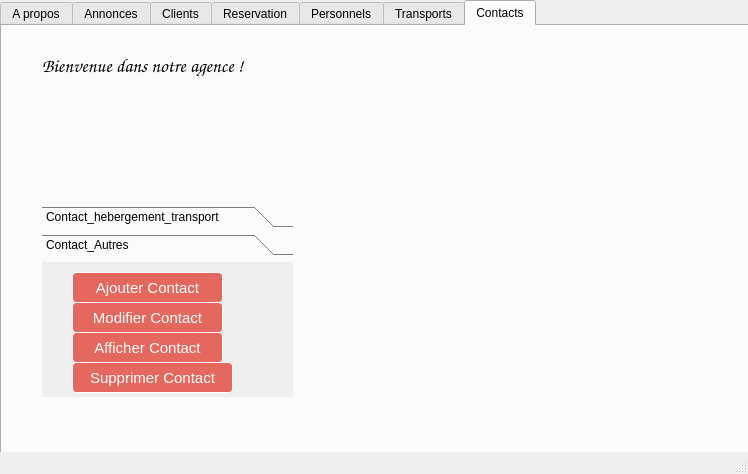
<?xml version="1.0" encoding="UTF-8"?>
<ui version="4.0">
 <class>Gerercontact</class>
 <widget class="QMainWindow" name="Gerercontact">
  <property name="geometry">
   <rect>
    <x>0</x>
    <y>0</y>
    <width>748</width>
    <height>474</height>
   </rect>
  </property>
  <property name="windowTitle">
   <string>Gerercontact</string>
  </property>
  <widget class="QWidget" name="centralwidget">
   <widget class="QTabWidget" name="tabWidget">
    <property name="geometry">
     <rect>
      <x>0</x>
      <y>0</y>
      <width>751</width>
      <height>461</height>
     </rect>
    </property>
    <property name="currentIndex">
     <number>6</number>
    </property>
    <widget class="QWidget" name="Apropos">
     <attribute name="title">
      <string>A propos</string>
     </attribute>
    </widget>
    <widget class="QWidget" name="Annonces">
     <attribute name="title">
      <string>Annonces</string>
     </attribute>
    </widget>
    <widget class="QWidget" name="Clients">
     <attribute name="title">
      <string>Clients</string>
     </attribute>
    </widget>
    <widget class="QWidget" name="Reservation">
     <attribute name="title">
      <string>Reservation</string>
     </attribute>
    </widget>
    <widget class="QWidget" name="Personnels">
     <attribute name="title">
      <string>Personnels</string>
     </attribute>
    </widget>
    <widget class="QWidget" name="Transports">
     <attribute name="title">
      <string>Transports</string>
     </attribute>
    </widget>
    <widget class="QWidget" name="Contacts">
     <attribute name="title">
      <string>Contacts</string>
     </attribute>
     <widget class="QLabel" name="label">
      <property name="geometry">
       <rect>
        <x>-4</x>
        <y>2</y>
        <width>751</width>
        <height>431</height>
       </rect>
      </property>
      <property name="text">
       <string/>
      </property>
      <property name="pixmap">
       <pixmap>../../Desktop/ffffffffffff.png</pixmap>
      </property>
     </widget>
     <widget class="QToolBox" name="toolBox">
      <property name="geometry">
       <rect>
        <x>40</x>
        <y>180</y>
        <width>251</width>
        <height>191</height>
       </rect>
      </property>
      <property name="currentIndex">
       <number>1</number>
      </property>
      <widget class="QWidget" name="Contact_hebergement_transport">
       <property name="geometry">
        <rect>
         <x>0</x>
         <y>0</y>
         <width>98</width>
         <height>28</height>
        </rect>
       </property>
       <attribute name="label">
        <string>Contact_hebergement_transport</string>
       </attribute>
       <widget class="QPushButton" name="pushButton">
        <property name="geometry">
         <rect>
          <x>30</x>
          <y>10</y>
          <width>141</width>
          <height>31</height>
         </rect>
        </property>
        <property name="styleSheet">
         <string notr="true">
	box-shadow:inset 0px 39px 0px -24px #e67a73;
	background-color:#e4685d;
	border-radius:4px;
	border:1px solid #ffffff;
	display:inline-block;
	cursor:pointer;
	color:#ffffff;
	font-family:Arial;
	font-size:15px;
	padding:6px 15px;
	text-decoration:none;
	text-shadow:0px 1px 0px #b23e35;

</string>
        </property>
        <property name="text">
         <string>Ajouter Contact</string>
        </property>
       </widget>
       <widget class="QPushButton" name="pushButton_2">
        <property name="geometry">
         <rect>
          <x>30</x>
          <y>40</y>
          <width>141</width>
          <height>31</height>
         </rect>
        </property>
        <property name="styleSheet">
         <string notr="true">
	box-shadow:inset 0px 39px 0px -24px #e67a73;
	background-color:#e4685d;
	border-radius:4px;
	border:1px solid #ffffff;
	display:inline-block;
	cursor:pointer;
	color:#ffffff;
	font-family:Arial;
	font-size:15px;
	padding:6px 15px;
	text-decoration:none;
	text-shadow:0px 1px 0px #b23e35;

</string>
        </property>
        <property name="text">
         <string>Modifier Contact</string>
        </property>
       </widget>
       <widget class="QPushButton" name="pushButton_3">
        <property name="geometry">
         <rect>
          <x>30</x>
          <y>70</y>
          <width>141</width>
          <height>31</height>
         </rect>
        </property>
        <property name="styleSheet">
         <string notr="true">
	box-shadow:inset 0px 39px 0px -24px #e67a73;
	background-color:#e4685d;
	border-radius:4px;
	border:1px solid #ffffff;
	display:inline-block;
	cursor:pointer;
	color:#ffffff;
	font-family:Arial;
	font-size:15px;
	padding:6px 15px;
	text-decoration:none;
	text-shadow:0px 1px 0px #b23e35;

</string>
        </property>
        <property name="text">
         <string>Afficher Contact</string>
        </property>
       </widget>
       <widget class="QPushButton" name="pushButton_4">
        <property name="geometry">
         <rect>
          <x>30</x>
          <y>100</y>
          <width>161</width>
          <height>41</height>
         </rect>
        </property>
        <property name="styleSheet">
         <string notr="true">
	box-shadow:inset 0px 39px 0px -24px #e67a73;
	background-color:#e4685d;
	border-radius:4px;
	border:1px solid #ffffff;
	display:inline-block;
	cursor:pointer;
	color:#ffffff;
	font-family:Arial;
	font-size:15px;
	padding:6px 15px;
	text-decoration:none;
	text-shadow:0px 1px 0px #b23e35;

</string>
        </property>
        <property name="text">
         <string>Supprimer Contact</string>
        </property>
       </widget>
      </widget>
      <widget class="QWidget" name="Contact_Autres">
       <property name="geometry">
        <rect>
         <x>0</x>
         <y>0</y>
         <width>251</width>
         <height>137</height>
        </rect>
       </property>
       <attribute name="label">
        <string>Contact_Autres</string>
       </attribute>
       <widget class="QPushButton" name="pushButton_5">
        <property name="geometry">
         <rect>
          <x>30</x>
          <y>10</y>
          <width>151</width>
          <height>31</height>
         </rect>
        </property>
        <property name="styleSheet">
         <string notr="true">
	box-shadow:inset 0px 39px 0px -24px #e67a73;
	background-color:#e4685d;
	border-radius:4px;
	border:1px solid #ffffff;
	display:inline-block;
	cursor:pointer;
	color:#ffffff;
	font-family:Arial;
	font-size:15px;
	padding:6px 15px;
	text-decoration:none;
	text-shadow:0px 1px 0px #b23e35;

</string>
        </property>
        <property name="text">
         <string>Ajouter Contact</string>
        </property>
       </widget>
       <widget class="QPushButton" name="pushButton_6">
        <property name="geometry">
         <rect>
          <x>30</x>
          <y>40</y>
          <width>151</width>
          <height>31</height>
         </rect>
        </property>
        <property name="styleSheet">
         <string notr="true">
	box-shadow:inset 0px 39px 0px -24px #e67a73;
	background-color:#e4685d;
	border-radius:4px;
	border:1px solid #ffffff;
	display:inline-block;
	cursor:pointer;
	color:#ffffff;
	font-family:Arial;
	font-size:15px;
	padding:6px 15px;
	text-decoration:none;
	text-shadow:0px 1px 0px #b23e35;

</string>
        </property>
        <property name="text">
         <string>Modifier Contact</string>
        </property>
       </widget>
       <widget class="QPushButton" name="pushButton_7">
        <property name="geometry">
         <rect>
          <x>30</x>
          <y>70</y>
          <width>151</width>
          <height>31</height>
         </rect>
        </property>
        <property name="styleSheet">
         <string notr="true">
	box-shadow:inset 0px 39px 0px -24px #e67a73;
	background-color:#e4685d;
	border-radius:4px;
	border:1px solid #ffffff;
	display:inline-block;
	cursor:pointer;
	color:#ffffff;
	font-family:Arial;
	font-size:15px;
	padding:6px 15px;
	text-decoration:none;
	text-shadow:0px 1px 0px #b23e35;

</string>
        </property>
        <property name="text">
         <string>Afficher Contact</string>
        </property>
       </widget>
       <widget class="QPushButton" name="pushButton_8">
        <property name="geometry">
         <rect>
          <x>30</x>
          <y>100</y>
          <width>161</width>
          <height>31</height>
         </rect>
        </property>
        <property name="styleSheet">
         <string notr="true">
	box-shadow:inset 0px 39px 0px -24px #e67a73;
	background-color:#e4685d;
	border-radius:4px;
	border:1px solid #ffffff;
	display:inline-block;
	cursor:pointer;
	color:#ffffff;
	font-family:Arial;
	font-size:15px;
	padding:6px 15px;
	text-decoration:none;
	text-shadow:0px 1px 0px #b23e35;

</string>
        </property>
        <property name="text">
         <string>Supprimer Contact</string>
        </property>
       </widget>
      </widget>
     </widget>
     <widget class="QLabel" name="label_2">
      <property name="geometry">
       <rect>
        <x>40</x>
        <y>30</y>
        <width>281</width>
        <height>20</height>
       </rect>
      </property>
      <property name="font">
       <font>
        <family>Comic Sans MS</family>
        <pointsize>14</pointsize>
       </font>
      </property>
      <property name="text">
       <string>Bienvenue dans notre agence !</string>
      </property>
     </widget>
    </widget>
   </widget>
  </widget>
  <widget class="QMenuBar" name="menubar">
   <property name="geometry">
    <rect>
     <x>0</x>
     <y>0</y>
     <width>748</width>
     <height>21</height>
    </rect>
   </property>
  </widget>
  <widget class="QStatusBar" name="statusbar"/>
 </widget>
 <resources/>
 <connections/>
</ui>
